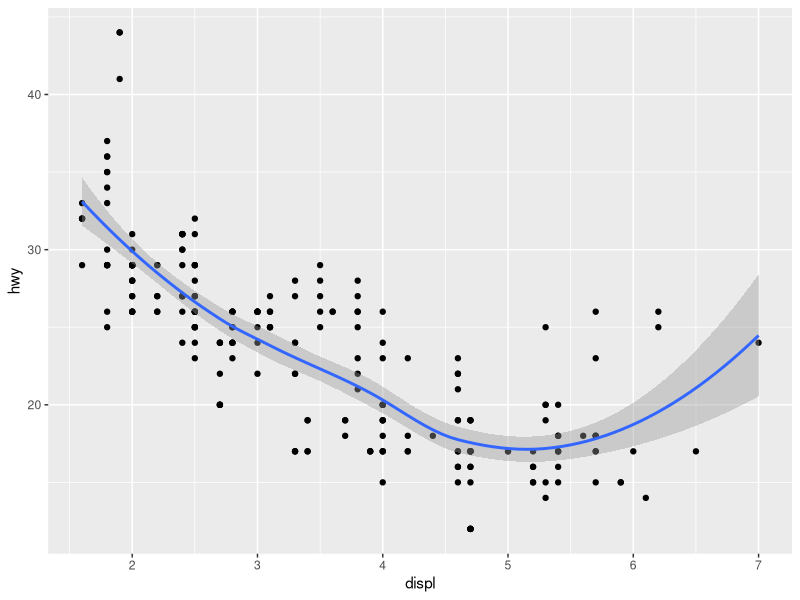
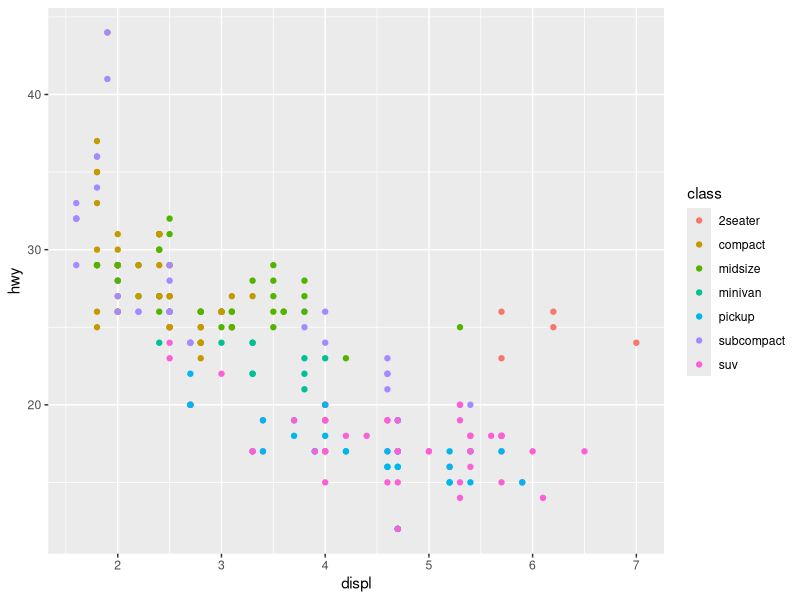
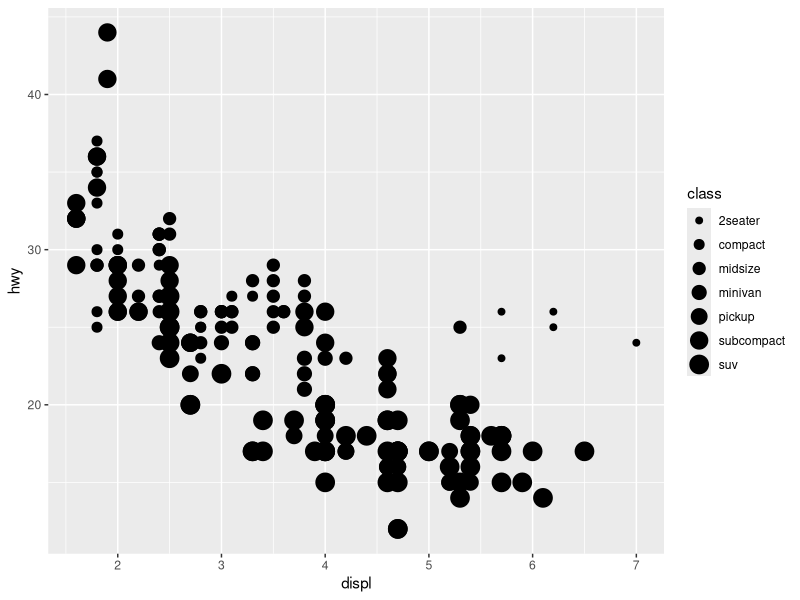
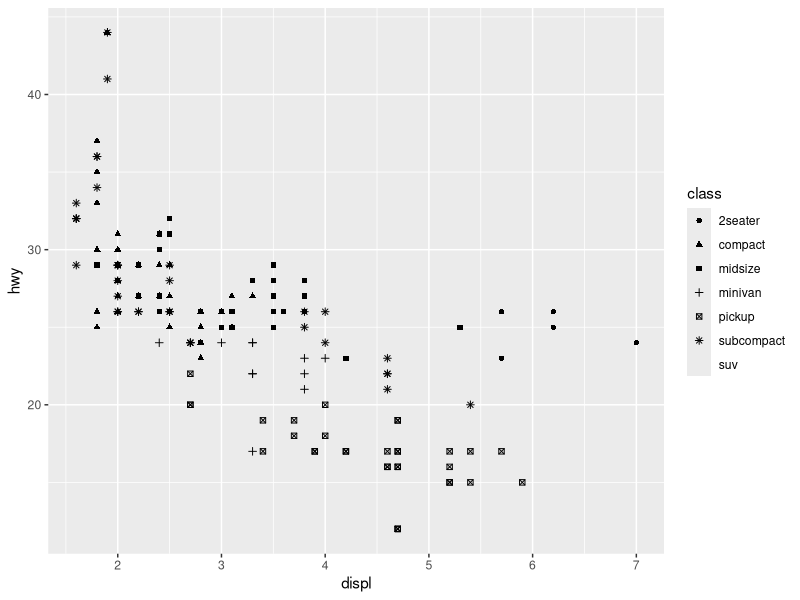
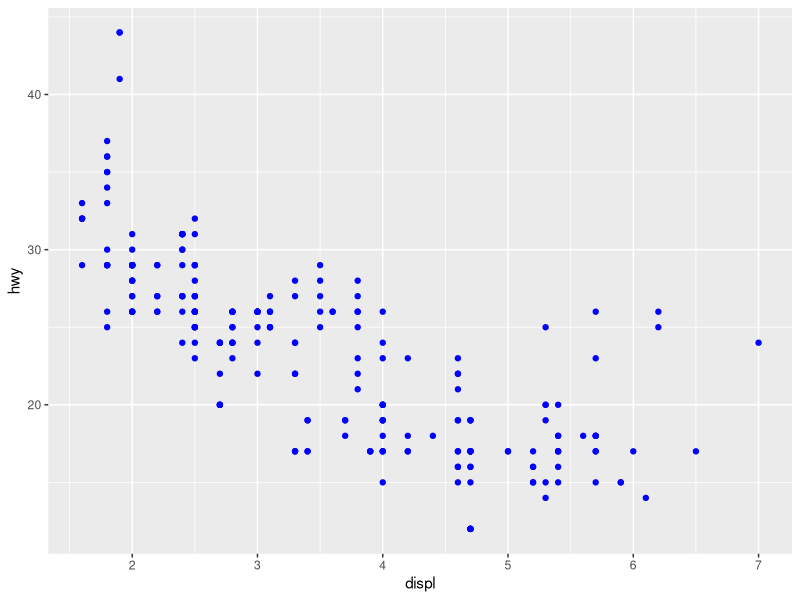
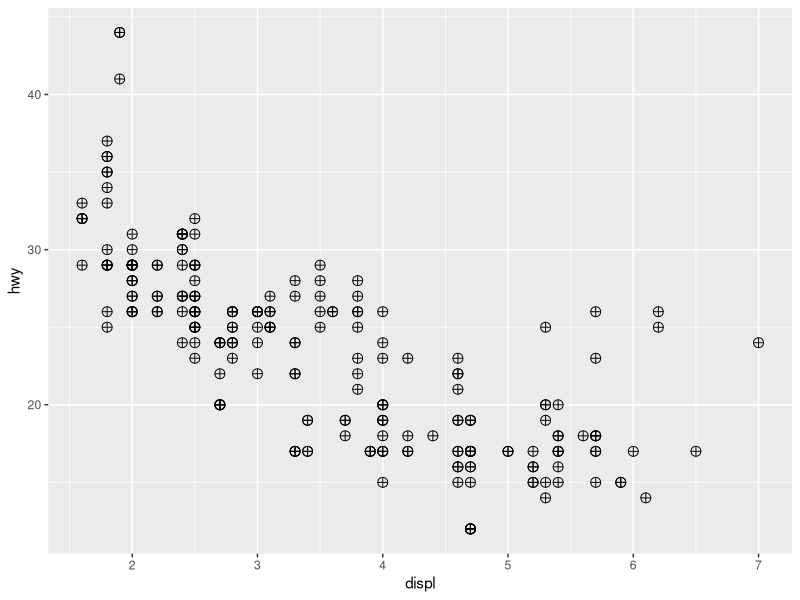
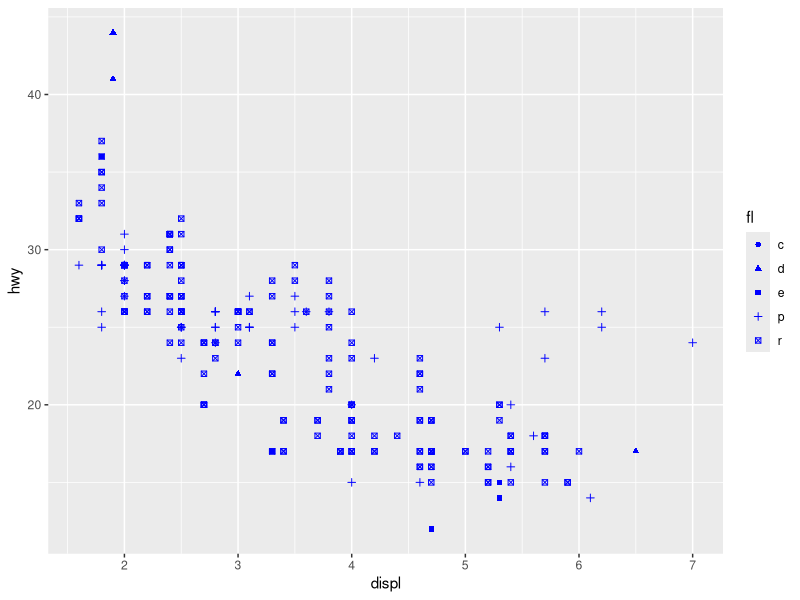
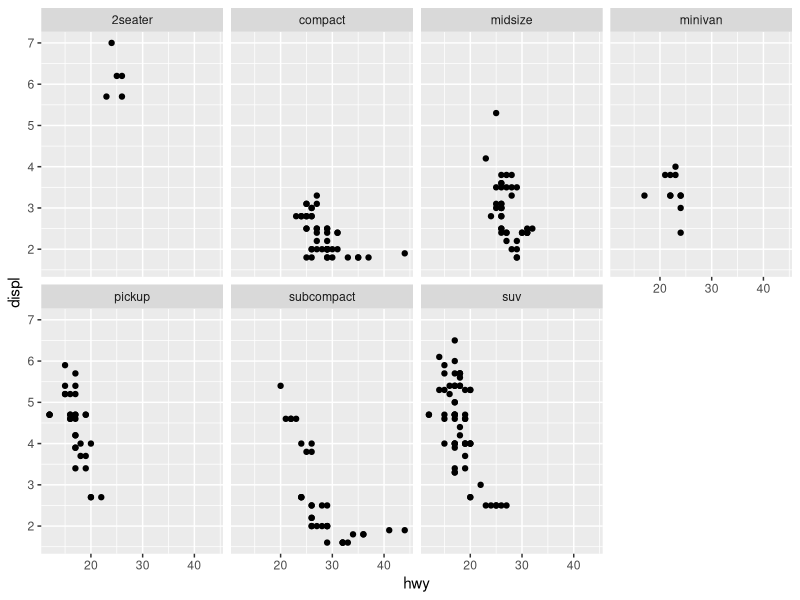

Source code (R) for these figures, in order:
## ---- chunk 1
# Load Libraries

library(tidyverse)


## ---- chunk 2
ggplot(data = mpg, aes(x = displ, y = hwy)) + geom_point() + geom_smooth()

## ---- chunk 3
ggplot(data = mpg, aes(x = displ, y = hwy, color = class)) + 
  geom_point()
## ---- chunk 4
ggplot(data = mpg, aes(x = displ, y = hwy, size = class)) + 
  geom_point()
ggplot(data = mpg, aes(x = displ, y = hwy, shape = class)) + 
  geom_point()
## ---- chunk 5
ggplot(data = mpg, aes(x = displ, y = hwy)) + 
  geom_point(color = "blue")
## ---- chunk 6
ggplot(data = mpg, aes(x = displ, y = hwy)) + 
  geom_point(size = 3, shape = 10)
## ---- chunk 7
ggplot(data = mpg, aes(x = displ, y = hwy, shape = fl)) + 
  geom_point(color = "blue")
## ---- chunk 8
ggplot(data = mpg, aes(x = hwy, y = displ)) + geom_point() + facet_wrap(~ class, nrow = 2)
## ---- chunk 9
ggplot(data = mpg) + geom_point(mapping = aes(x = displ, y = hwy)) + facet_grid(drv~ class)
## ---- chunk 10
ggplot(data = mpg, aes(x = displ, y = hwy)) + geom_point() + geom_smooth(se = FALSE)
## ---- chunk 11
ggplot(data = mpg, aes(x = displ, y = hwy, linetype = drv)) + geom_smooth()
## ---- chunk 12
ggplot(data = mpg, aes(x = displ, y = hwy, linetype = drv)) + geom_smooth(show.legend = FALSE)

